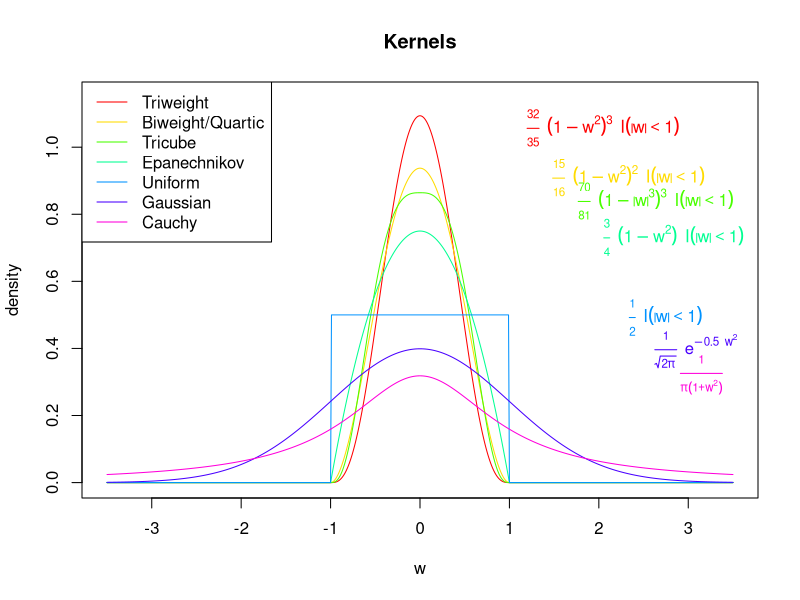

This figure's R source:
t <- (-350:350)/100

kernel <- list(list(k=35/32*(1-t^2)^3*(abs(t)<1), name="Triweight", 
text=list(pos=4, labels=expression(frac(scriptstyle(32),scriptstyle(35))~~(1-w^2)^3~~I(abs(w)<1)))),
list(k=15/16*(1-t^2)^2*(abs(t)<1), name="Biweight/Quartic", 
text=list(pos=4, labels=expression(frac(scriptstyle(15),scriptstyle(16))~~(1-w^2)^2~~I(abs(w)<1)))),
list(k=70/81*(1-abs(t)^3)^3*(abs(t)<1), name="Tricube", 
text=list(pos=4, labels=expression(frac(scriptstyle(70),scriptstyle(81))~~(1-abs(w)^3)^3~~I(abs(w)<1)))),
list(k=3/4*(1-t^2)*(abs(t)<1), name="Epanechnikov", 
text=list(pos=4,  labels=expression(frac(scriptstyle(3),scriptstyle(4))~~(1-w^2)~~I(abs(w)<1)))),
list(k=1/2*(abs(t)<1), name="Uniform", 
text=list(pos=4, labels=expression(frac(scriptstyle(1),scriptstyle(2))~~I(abs(w)<1)))),
list(k=dnorm(t), name="Gaussian", 
text=list(pos=4, labels=expression(frac(scriptstyle(1),scriptstyle(sqrt(2*pi)))~~e^{-0.5~~w^2}))),
list(k=1/(pi*(1+t^2)), name="Cauchy", 
text=list(pos=4, labels=expression(frac(scriptstyle(1),scriptstyle(pi*(1+w^2)))) )))
col <- rainbow(length(kernel))
max <- 1.05*max(sapply(kernel, FUN=function(elem) {max(elem$k)}))
pdf("kernel_function.pdf", width=10, height=7)
plot(range(t),c(0,0), type="n", main="Kernels", ylim=c(0, max), xlab="w", ylab="density")
legendl <- legendr <- c()
for (i in seq(kernel)) {
lines(t, kernel[[i]]$k, col=col[i])
kernel[[i]]$text$y <- 0.95*max(kernel[[i]]$k)
kernel[[i]]$text$x <- 0.8+2*i/length(kernel)
kernel[[i]]$text$col <- col[i] 
do.call("text", kernel[[i]]$text)
legendl <- c(legendl, kernel[[i]]$name)
}
legend("topleft", legendl, lwd=1, col=col)
dev.off()
if (interactive()) browseURL(paste0(getwd(),"/kernel_function.pdf"))